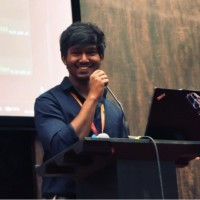
#> input picture thamizh.jpg, 200 x 200 px
$ jupyter execute EXP5.ipynb   (older library calls are emulated)
#> lines starting #> are read from the running program, lines starting #| are printed output that depends on the picture
# Ex.No:5 Implementation of filter
# Name: Thamizh S
# Register No: 212224040350

[cell 1]
import cv2
import matplotlib.pyplot as plt
import numpy as np
image1=cv2.imread("thamizh.jpg")
#> image1 is the input picture: shape (200, 200, 3); mean B, G, R 89.3, 92.1, 102.5
image2=cv2.cvtColor(image1,cv2.COLOR_BGR2RGB)
kernel=np.ones((11,11),np.float32)/169
image3=cv2.filter2D(image2,-1,kernel)
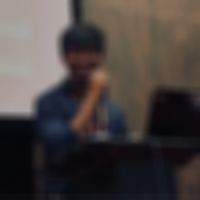
#> image3: shape (200, 200, 3); mean R, G, B 73.3, 65.8, 63.8
plt.figure(figsize=(9,9))
plt.subplot(1,2,1)
plt.imshow(image2)
plt.title("Original Image")
plt.axis("off")
plt.subplot(1,2,2)
plt.imshow(image3)
plt.title("Average Filter Image")
plt.axis("off")
plt.show()
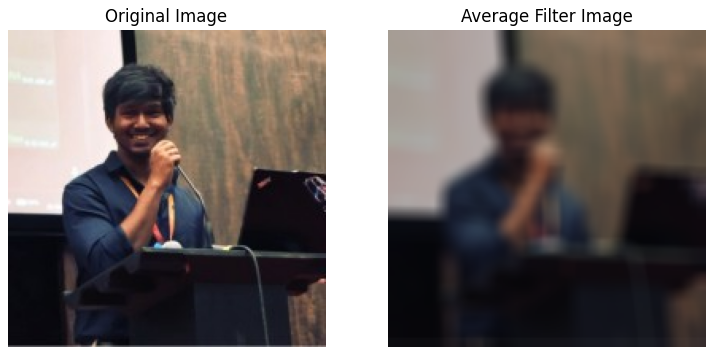
#> figure drawn by matplotlib, 2 panels

[cell 2]
kernel1=np.array([[1,2,1],[2,4,2],[1,2,1]])/16
image2=cv2.cvtColor(image1,cv2.COLOR_BGR2RGB)
image3=cv2.filter2D(image2,-1,kernel1)
plt.subplot(1,2,1)
plt.imshow(image2)
plt.title("Original Image")
plt.axis("off")
plt.subplot(1,2,2)
plt.imshow(image3)
plt.title("Weighted Average Filter Image")
plt.axis("off")
plt.show()
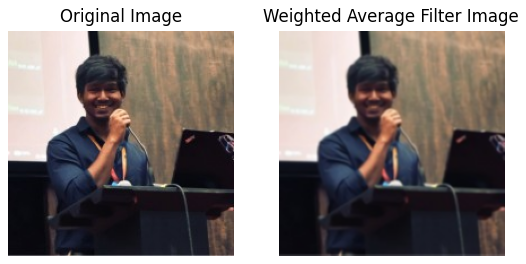
#> figure drawn by matplotlib, 2 panels

[cell 3]
gaussian_blur=cv2.GaussianBlur(image2,(33,33),0,0)
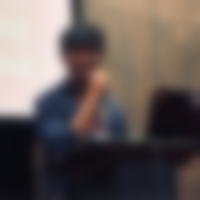
#> gaussian_blur: shape (200, 200, 3); mean R, G, B 102.3, 92, 89.1
plt.subplot(1,2,1)
plt.imshow(image2)
plt.title("Original Image")
plt.axis("off")
plt.subplot(1,2,2)
plt.imshow(gaussian_blur)
plt.title("Gaussian Blur")
plt.axis("off")
plt.show()

[cell 4]
median=cv2.medianBlur(image2,13)
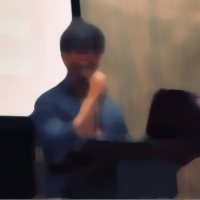
#> median: shape (200, 200, 3); mean R, G, B 100.9, 90.6, 88.1
plt.figure(figsize=(9,9))
plt.subplot(1,2,1)
plt.imshow(image2)
plt.title("Original Image")
plt.axis("off")
plt.subplot(1,2,2)
plt.imshow(median)
plt.title("Median Blur")
plt.axis("off")
plt.show()

[cell 5]
kernel2=np.array([[-1,-1,-1],[2,-2,1],[2,1,-1]])
image3=cv2.filter2D(image2,-1,kernel2)
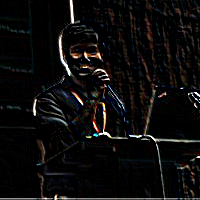
#> image3: shape (200, 200, 3); mean R, G, B 13, 11.9, 11.8
plt.subplot(1,2,1)
plt.imshow(image2)
plt.title("Original Image")
plt.axis("off")
plt.subplot(1,2,2)
plt.imshow(image3)
plt.title("Laplacian Kernel")
plt.axis("off")
plt.show()

[cell 6]
laplacian=cv2.Laplacian(image2,cv2.CV_64F)
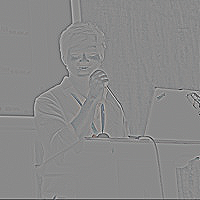
#> laplacian: shape (200, 200, 3) float64; mean R, G, B -0.3, -0.3, -0.3; drawn with min black and max white
plt.subplot(1,2,1)
plt.imshow(image2)
plt.title("Original Image")
plt.axis("off")
plt.subplot(1,2,2)
plt.imshow(laplacian)
plt.title("Laplacian Operator")
plt.axis("off")
plt.show()
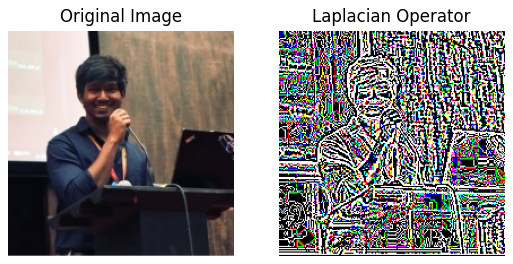
#> figure drawn by matplotlib, 2 panels
